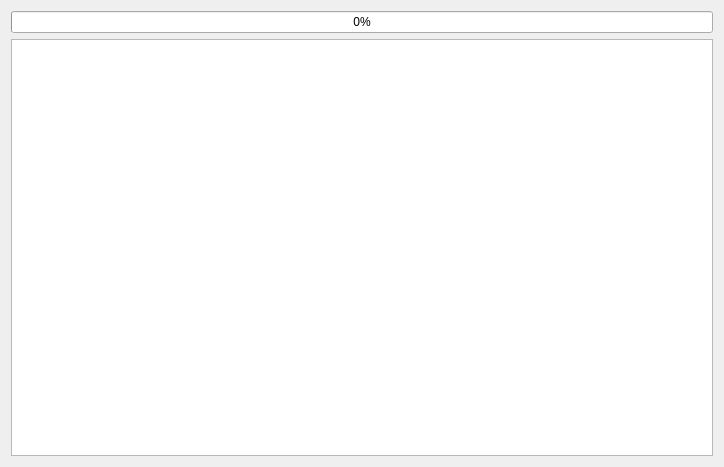
<?xml version="1.0" encoding="UTF-8"?>
<ui version="4.0">
 <class>ProgressBar</class>
 <widget class="QDialog" name="ProgressBar">
  <property name="geometry">
   <rect>
    <x>0</x>
    <y>0</y>
    <width>724</width>
    <height>467</height>
   </rect>
  </property>
  <property name="windowTitle">
   <string>Dialog</string>
  </property>
  <layout class="QVBoxLayout" name="verticalLayout">
   <item>
    <widget class="QProgressBar" name="progressBar">
     <property name="value">
      <number>0</number>
     </property>
    </widget>
   </item>
   <item>
    <widget class="QTextEdit" name="textEdit">
     <property name="verticalScrollBarPolicy">
      <enum>Qt::ScrollBarAsNeeded</enum>
     </property>
     <property name="horizontalScrollBarPolicy">
      <enum>Qt::ScrollBarAsNeeded</enum>
     </property>
     <property name="readOnly">
      <bool>true</bool>
     </property>
    </widget>
   </item>
  </layout>
 </widget>
 <resources/>
 <connections/>
</ui>
